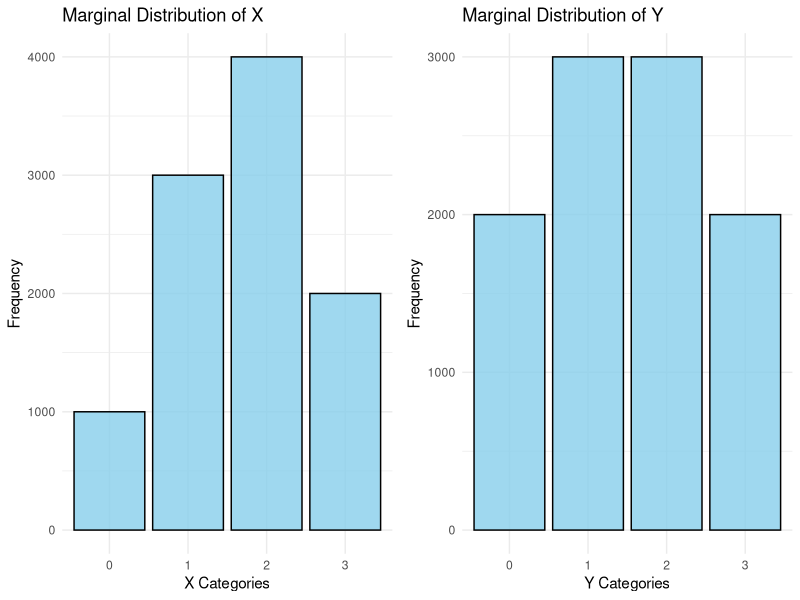
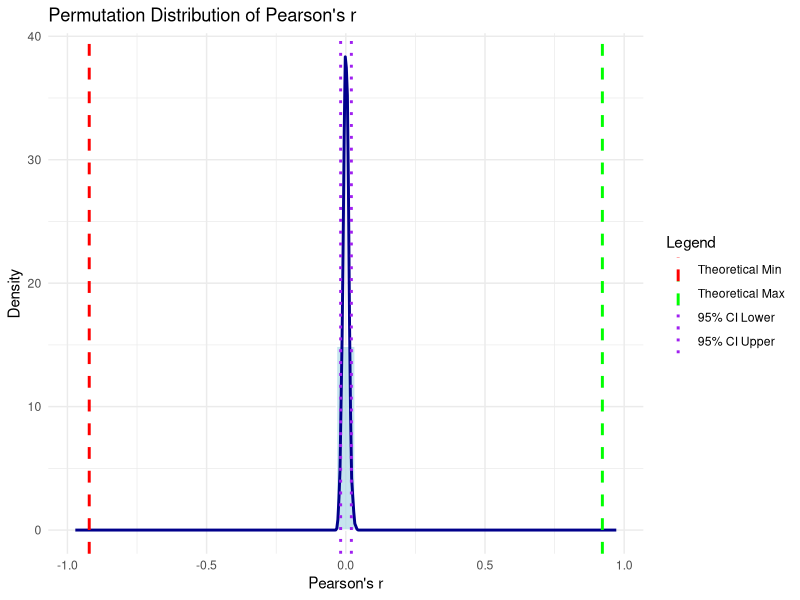

The R script that drew these images, in order:
# Load required libraries
library(ggplot2)
library(gridExtra)
library(dplyr)

# -----------------------------------------------------------------------------
# 1. Define functions to compute theoretical correlations and simulate r values

# Function to compute the maximum correlation (comonotonic coupling)
max_corr_sorted <- function(marginalX, marginalY, sample_size = 10000) {
	# If marginals sum to approximately 1, assume probabilities; else assume counts.
	if (sum(marginalX) <= 1.1) {
		countsX <- as.vector(rmultinom(1, size = sample_size, prob = marginalX))
	} else {
		countsX <- marginalX
		sample_size <- sum(countsX)
	}
	if (sum(marginalY) <= 1.1) {
		countsY <- as.vector(rmultinom(1, size = sample_size, prob = marginalY))
	} else {
		countsY <- marginalY
		if (sum(countsY) != sample_size)
			stop("Total counts for X and Y must be equal.")
	}
	
	# Define ordinal levels (assumed to be 0,1,2,...)
	x_levels <- 0:(length(countsX) - 1)
	y_levels <- 0:(length(countsY) - 1)
	
	# Compute proportions and moments
	pX <- countsX / sum(countsX)
	pY <- countsY / sum(countsY)
	muX <- sum(x_levels * pX)
	muY <- sum(y_levels * pY)
	sigmaX <- sqrt(sum(x_levels^2 * pX) - muX^2)
	sigmaY <- sqrt(sum(y_levels^2 * pY) - muY^2)
	
	# Construct joint distribution using cumulative probabilities (Fréchet–Hoeffding upper bound)
	cum_pX <- cumsum(pX)
	cum_pY <- cumsum(pY)
	joint <- matrix(0, nrow = length(x_levels), ncol = length(y_levels))
	
	i <- 1; j <- 1
	cumX_prev <- 0; cumY_prev <- 0
	while (i <= length(x_levels) && j <= length(y_levels)) {
		currX <- cum_pX[i]
		currY <- cum_pY[j]
		joint[i, j] <- min(currX, currY) - max(cumX_prev, cumY_prev)
		
		if (currX < currY) {
			cumX_prev <- currX
			i <- i + 1
		} else if (currX > currY) {
			cumY_prev <- currY
			j <- j + 1
		} else {
			cumX_prev <- currX
			cumY_prev <- currY
			i <- i + 1
			j <- j + 1
		}
	}
	
	# Compute E[XY] based on the joint distribution
	E_XY <- sum(outer(x_levels, y_levels, FUN = "*") * joint)
	
	# Calculate the maximum Pearson correlation
	r_max <- (E_XY - muX * muY) / (sigmaX * sigmaY)
	return(r_max)
}

# Function to compute the minimum correlation (pair X descending with Y ascending)
min_corr_sorted <- function(marginalX, marginalY, sample_size = 10000) {
	if (sum(marginalX) <= 1.1) {
		countsX <- as.vector(rmultinom(1, size = sample_size, prob = marginalX))
	} else {
		countsX <- marginalX
		sample_size <- sum(countsX)
	}
	if (sum(marginalY) <= 1.1) {
		countsY <- as.vector(rmultinom(1, size = sample_size, prob = marginalY))
	} else {
		countsY <- marginalY
		if (sum(countsY) != sample_size)
			stop("Total counts for X and Y must be equal.")
	}
	
	x_levels <- 0:(length(countsX) - 1)
	y_levels <- 0:(length(countsY) - 1)
	
	# Create full sample vectors based on counts
	x_vec <- rep(x_levels, times = countsX)
	y_vec <- rep(y_levels, times = countsY)
	
	# Pair highest X with lowest Y to minimize the product
	x_sorted <- sort(x_vec, decreasing = TRUE)
	y_sorted <- sort(y_vec, decreasing = FALSE)
	
	r_min <- cor(x_sorted, y_sorted)
	return(r_min)
}

# Function to simulate the permutation (randomization) distribution of Pearson's r
simulate_random_corr <- function(marginalX, marginalY, nsim = 1000, sample_size = 10000) {
	if (sum(marginalX) <= 1.1) {
		countsX <- as.vector(rmultinom(1, size = sample_size, prob = marginalX))
	} else {
		countsX <- marginalX
		sample_size <- sum(countsX)
	}
	if (sum(marginalY) <= 1.1) {
		countsY <- as.vector(rmultinom(1, size = sample_size, prob = marginalY))
	} else {
		countsY <- marginalY
		if (sum(countsY) != sample_size)
			stop("Total counts for X and Y must be equal.")
	}
	
	x_levels <- 0:(length(countsX) - 1)
	y_levels <- 0:(length(countsY) - 1)
	
	# Create sample vectors based on counts
	x_vec <- rep(x_levels, times = countsX)
	y_vec <- rep(y_levels, times = countsY)
	
	# Initialize storage for simulated correlations
	r_vals <- numeric(nsim)
	for (i in 1:nsim) {
		x_perm <- sample(x_vec, size = length(x_vec), replace = FALSE)
		y_perm <- sample(y_vec, size = length(y_vec), replace = FALSE)
		r_vals[i] <- cor(x_perm, y_perm)
	}
	return(r_vals)
}

# -----------------------------------------------------------------------------
# 2. Define functions to plot the results using ggplot2

# Function to plot the empirical distribution of Pearson's r with theoretical bounds and 95% CI
plot_empirical_distribution <- function(r_vals, r_min, r_max, ci_bounds,
										main = "Empirical Distribution of Pearson's r") {
	# Create a data frame for r_vals
	df <- data.frame(r = r_vals)
	
	# Ensure x-axis limits include at least r_min and r_max.
	x_lower <- min(r_min, quantile(r_vals, 0.01)) - 0.05
	x_upper <- max(r_max, quantile(r_vals, 0.99)) + 0.05
	
	# Build a data frame for vertical lines and their labels.
	vlines <- data.frame(
		intercept = c(r_min, r_max, ci_bounds[1], ci_bounds[2]),
		label = factor(c("Theoretical Min", "Theoretical Max", "95% CI Lower", "95% CI Upper"),
					   levels = c("Theoretical Min", "Theoretical Max", "95% CI Lower", "95% CI Upper"))
	)
	
	# Create the plot.
	p <- ggplot(df, aes(x = r)) +
		geom_histogram(aes(y = ..density..), bins = 30,
					   fill = "lightblue", color = "white", alpha = 0.7) +
		geom_density(color = "darkblue", size = 1) +
		geom_vline(data = vlines, aes(xintercept = intercept, color = label, linetype = label), size = 1) +
		scale_color_manual(name = "Legend", 
						   values = c("Theoretical Min" = "red", 
						   		   "Theoretical Max" = "green", 
						   		   "95% CI Lower" = "purple", 
						   		   "95% CI Upper" = "purple")) +
		scale_linetype_manual(name = "Legend",
							  values = c("Theoretical Min" = "dashed", 
							  		   "Theoretical Max" = "dashed", 
							  		   "95% CI Lower" = "dotted", 
							  		   "95% CI Upper" = "dotted")) +
		labs(title = main,
			 x = "Pearson's r",
			 y = "Density") +
		xlim(x_lower, x_upper) +
		theme_minimal()
	return(p)
}

# Function to plot the marginal distribution as a bar plot using ggplot2
plot_marginal <- function(counts, varname = "X") {
	df <- data.frame(Category = factor(0:(length(counts)-1)),
					 Frequency = counts)
	p <- ggplot(df, aes(x = Category, y = Frequency)) +
		geom_bar(stat = "identity", fill = "skyblue", color = "black", alpha = 0.8) +
		labs(title = paste("Marginal Distribution of", varname),
			 x = paste(varname, "Categories"),
			 y = "Frequency") +
		theme_minimal()
	return(p)
}

# -----------------------------------------------------------------------------
# 3. Demonstration using example data

# Set sample size
sample_size <- 10000

# Define sample marginal distributions as frequencies (counts)
# For X, assume 4 ordinal categories with counts: 1000, 3000, 4000, 2000
marginalX_counts <- c(1000, 3000, 4000, 2000)
# For Y, assume 4 ordinal categories with counts: 2000, 3000, 3000, 2000
marginalY_counts <- c(2000, 3000, 3000, 2000)

# Display the marginal distributions as tables in the console
cat("Marginal Distribution for X (counts):\n")
print(data.frame(Category = 0:(length(marginalX_counts)-1),
				 Frequency = marginalX_counts))
cat("\nMarginal Distribution for Y (counts):\n")
print(data.frame(Category = 0:(length(marginalY_counts)-1),
				 Frequency = marginalY_counts))

# Also, display the marginal distributions graphically using ggplot2
pX <- plot_marginal(marginalX_counts, varname = "X")
pY <- plot_marginal(marginalY_counts, varname = "Y")
grid.arrange(pX, pY, ncol = 2)

# Compute theoretical maximum and minimum Pearson correlations
r_max <- max_corr_sorted(marginalX_counts, marginalY_counts, sample_size = sample_size)
r_min <- min_corr_sorted(marginalX_counts, marginalY_counts, sample_size = sample_size)
cat("\nTheoretical maximum Pearson's r:", round(r_max, 3), "\n")
cat("Theoretical minimum Pearson's r:", round(r_min, 3), "\n")

# Simulate the permutation distribution of Pearson's r
set.seed(123)  # for reproducibility
r_vals <- simulate_random_corr(marginalX_counts, marginalY_counts, nsim = 1000, sample_size = sample_size)

# Calculate the 95% CI (null interval) from the permutation distribution
ci_bounds <- quantile(r_vals, probs = c(0.025, 0.975))
cat("\n95% CI for Pearson's r (from permutation distribution):\n")
print(ci_bounds)

# Plot the empirical distribution of Pearson's r using ggplot2
p_empirical <- plot_empirical_distribution(r_vals, r_min, r_max, ci_bounds,
										   main = "Permutation Distribution of Pearson's r")
print(p_empirical)
